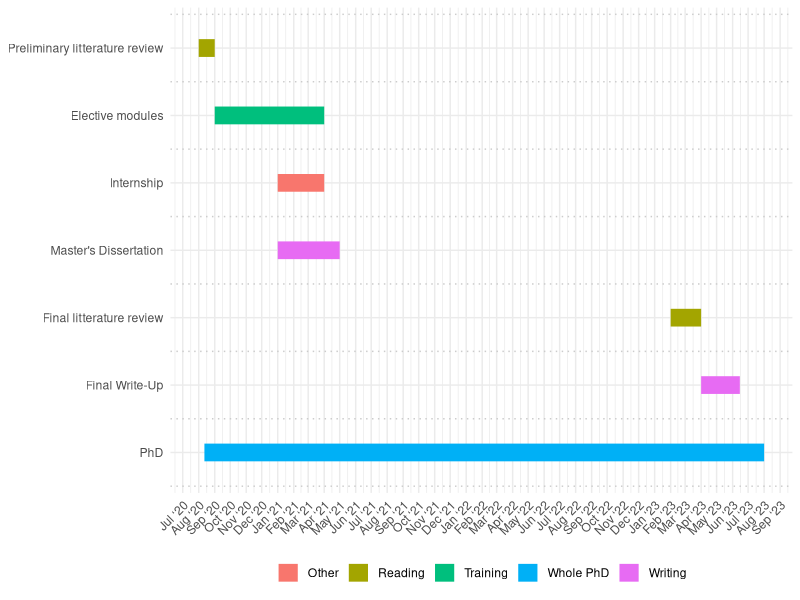
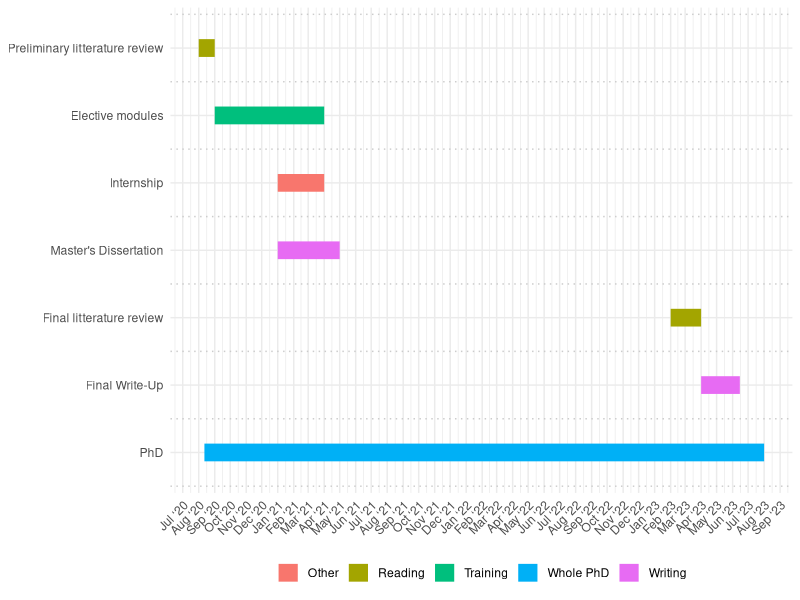
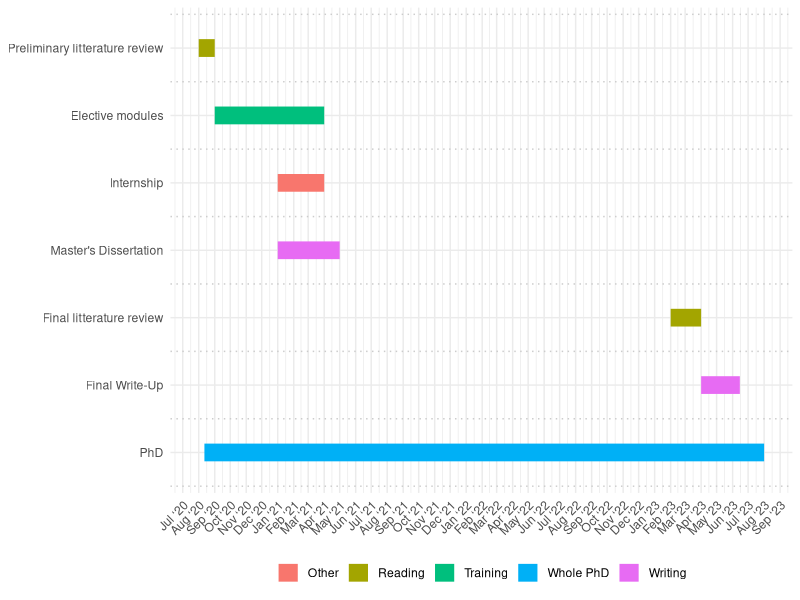

R code for these plots, in order:
#Code from <https://stats.andrewheiss.com/misc/gantt.html>


# Loading libraries -------------------------------------------------------

library(tidyverse)
library(lubridate)
library(scales)
library(Cairo)


# Specifying tasks --------------------------------------------------------

tasks <- tribble(
  ~Start,       ~End,         ~Project,          ~Task,
  "12-08-2020", "01-08-2023", "Whole PhD", "PhD",
  "01-08-2020", "01-09-2020", "Reading", "Preliminary litterature review",
  "01-09-2020", "01-04-2021", "Training", "Elective modules",
  "01-01-2021", "01-05-2021", "Writing", "Master's Dissertation",
  "01-01-2021", "01-04-2021", "Other", "Internship",
  "01-02-2023", "01-04-2023", "Reading", "Final litterature review",
  "01-04-2023", "15-06-2023", "Writing", "Final Write-Up") %>%
  mutate(Start = dmy(Start),
         End = dmy(End)) %>%
  gather(date.type, task.date, -c(Project, Task)) %>%
  arrange(date.type, task.date) %>%
  mutate(Task = factor(Task, levels=rev(unique(Task)), ordered=TRUE))

# Calculate where to put the dotted lines ---------------------------------

x.breaks <- seq(length(tasks$Task) + 0.5 - 1, 0, by=-1)

# Build plot --------------------------------------------------------------

timeline <- ggplot(tasks, aes(x=Task, y=task.date, colour=Project)) + 
  geom_line(size=6) + 
  geom_vline(xintercept=x.breaks, colour="grey80", linetype="dotted") + 
  guides(colour=guide_legend(title=NULL)) +
  labs(x=NULL, y=NULL) + coord_flip() +
  scale_y_date(date_breaks="1 month", labels=date_format("%b ‘%y")) +
  theme_minimal() + theme(axis.text.x=element_text(angle=45, hjust=1),legend.position="bottom")

timeline



# Save plot as PDF with embedded fonts (the secret is "device=cairo_pdf")
ggsave(timeline, filename="timeline.pdf",
       width=6.5, height=6.5, units="in", device=cairo_pdf)

# Save plot as high resolution PNG (the secret is 'type="cairo", dpi=300')
ggsave(timeline, filename="timeline.png",
       width=10, height=6.5, units="in", type="cairo", dpi=300)
